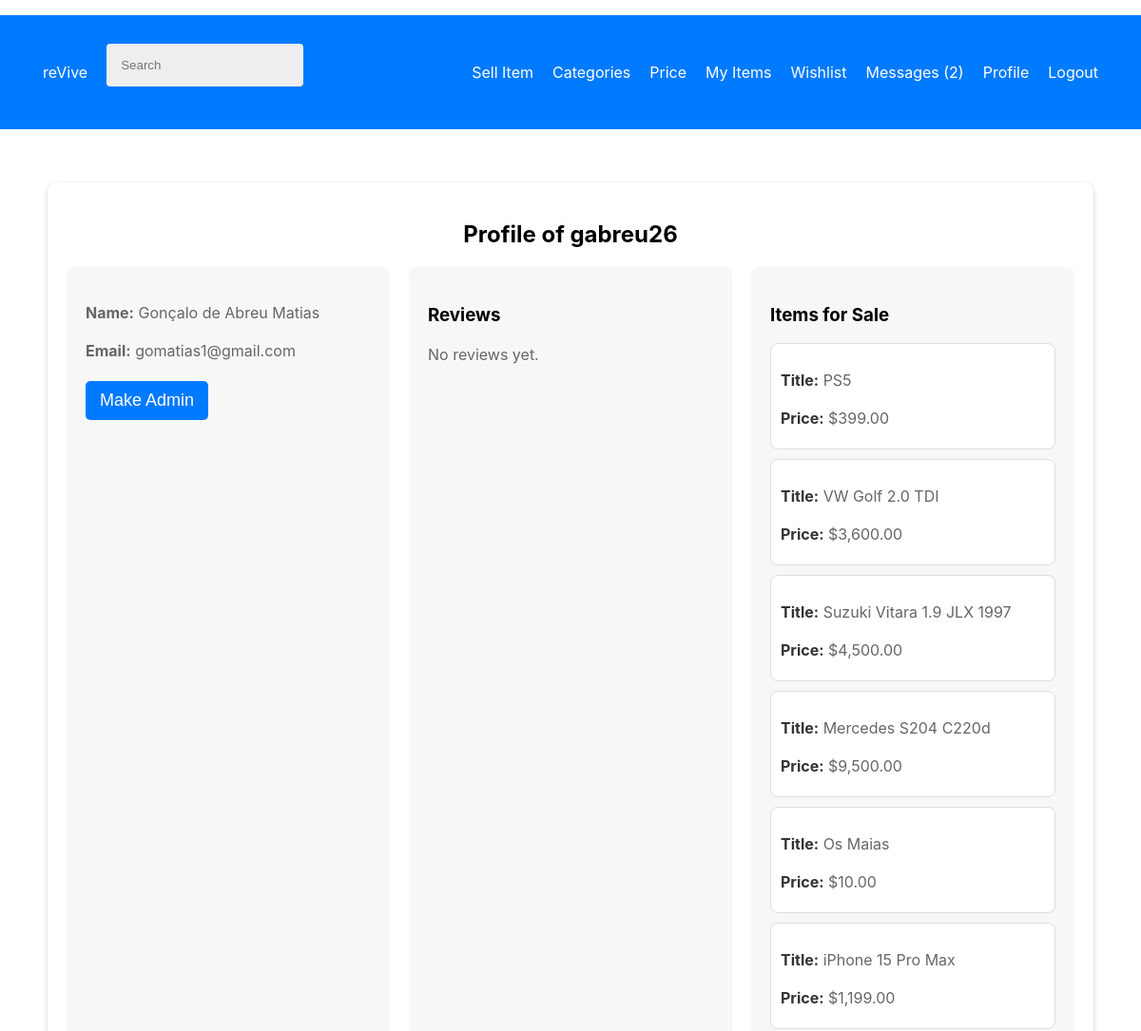
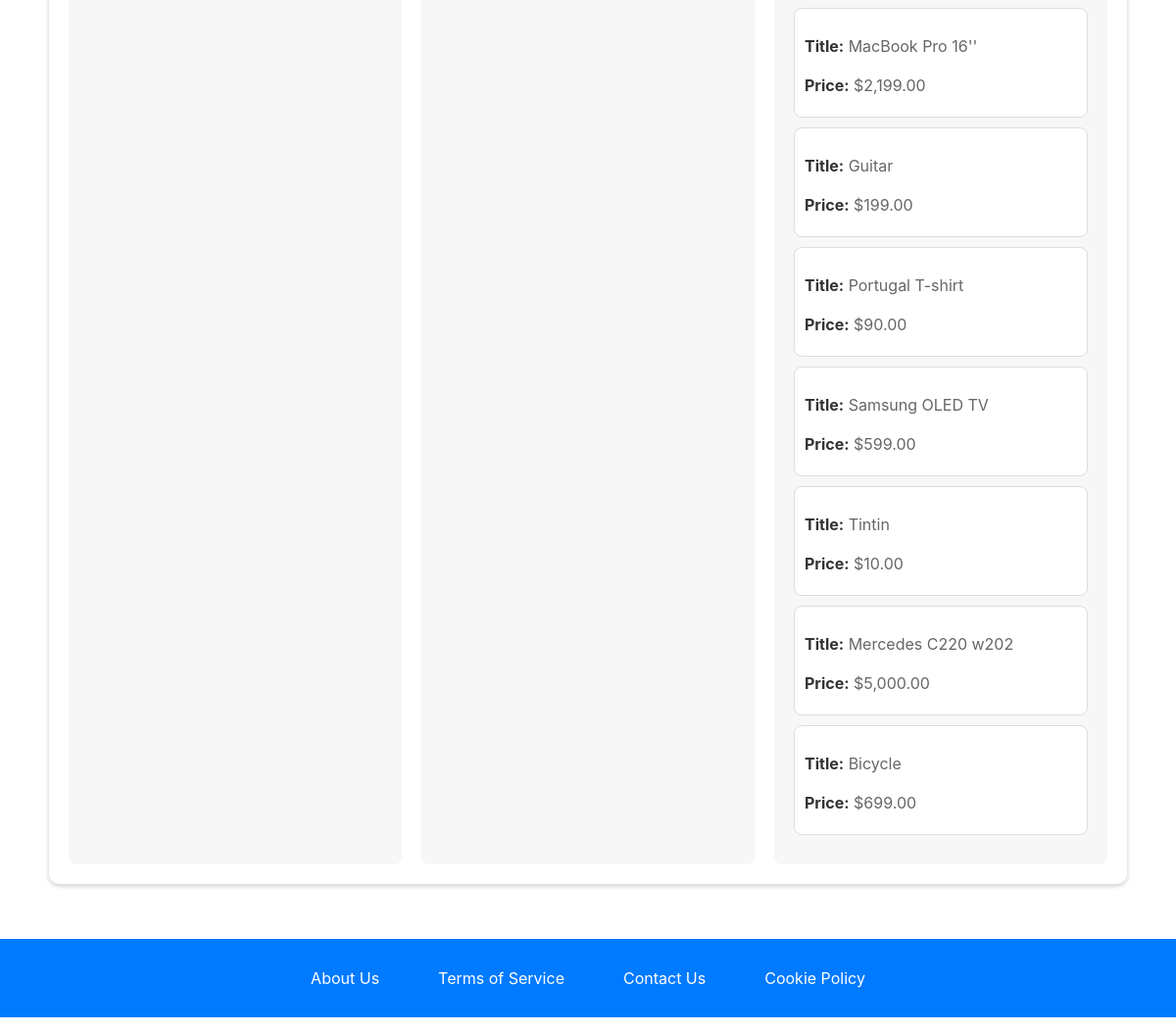
/pages/user_profile.php?user_id=3 (signed in), run on the app's committed database (2 pictures, top to bottom).
### tables this page shows
CREATE TABLE users (
    user_id INTEGER PRIMARY KEY AUTOINCREMENT,
    name TEXT NOT NULL,
    username TEXT NOT NULL UNIQUE,
    password TEXT NOT NULL,
    email TEXT NOT NULL UNIQUE,
    is_admin BOOLEAN NOT NULL DEFAULT 0
, street TEXT, door TEXT, city TEXT, state TEXT, postalCode TEXT);

CREATE TABLE items (
    item_id INTEGER PRIMARY KEY AUTOINCREMENT,
    user_id INTEGER NOT NULL,
    category_id INTEGER NOT NULL,
    title TEXT NOT NULL,
    description TEXT NOT NULL,
    city TEXT NOT NULL,
    price REAL NOT NULL,
    image_path TEXT, sold_date TEXT,
    FOREIGN KEY (user_id) REFERENCES users(user_id),
    FOREIGN KEY (category_id) REFERENCES categories(category_id)
);

### database/users.class.php (called while the page is built, shortened)
<?php
class Users {
    public function __construct(int $id, string $name, string $username, string $email, bool $is_admin, ?string $street = null, ?string $door = null, ?string $city = null, ?string $state = null, ?string $postalCode = null) {
        $this->name = $name;
        $this->username = $username;
        $this->email = $email;
        $this->is_admin = $is_admin;
    }
    public static function getUser(PDO $db, int $id): ?Users {
        $stmt = $db->prepare('SELECT user_id, name, username, email, is_admin, street, door, city, state, postalCode FROM users WHERE user_id = ?');
        $stmt->execute([$id]);
        $user = $stmt->fetch(PDO::FETCH_ASSOC);
        if ($user) {
            return new Users(
                $user['user_id'],
                $user['name'],
                $user['username'],
                $user['email'],
                (bool) $user['is_admin'],
                $user['street'],
                $user['door'],
                $user['city'],
                $user['state'],
                $user['postalCode']
            );
        } else {
            return null;
        }
    }
}
?>

### database/reviews.class.php (called while the page is built, shortened)
<?php
class Reviews {
    public static function getReviewsByUser(PDO $db, int $userId): array {
        $stmt = $db->prepare("
            SELECT items.title, reviews.rating, reviews.comment, reviews.review_date
            FROM reviews
            JOIN items ON reviews.item_id = items.item_id
            WHERE items.user_id = ?
        ");
        $stmt->execute([$userId]);
        return $stmt->fetchAll(PDO::FETCH_ASSOC);
    }
}

### database/items.class.php (called while the page is built, shortened)
<?php
class Item {
    public function __construct(array $data = []) {
        $this->title = $data['title'] ?? '';
        $this->price = isset($data['price']) ? (float)$data['price'] : 0.0;
    }
    public static function getItemsByUser(PDO $db, int $user_id): array {
        $stmt = $db->prepare('SELECT * FROM items WHERE user_id = ?');
        $stmt->execute([$user_id]);
        $items = [];
        while ($row = $stmt->fetch(PDO::FETCH_ASSOC)) {
            $items[] = new Item($row);
        }
        return $items;
    }
}
?>

### pages/user_profile.php (the view, shortened to what this page needs)
<?php
require_once(__DIR__ . '/../utils/session.php');
require_once(__DIR__ . '/../database/connection.db.php');
require_once(__DIR__ . '/../database/users.class.php');
require_once(__DIR__ . '/../database/reviews.class.php');
require_once(__DIR__ . '/../database/items.class.php');
require_once(__DIR__ . '/../templates/common.php');
$db = getDatabaseConnection();
$user_id = intval($_GET['user_id']);
$user = Users::getUser($db, $user_id);
$reviews = Reviews::getReviewsByUser($db, $user_id);
$soldItems = Item::getItemsByUser($db, $user_id);
$loggedUser_id = $_SESSION['user_id'];
$loggedUser = Users::getUser($db, $loggedUser_id);
?>
<link rel="stylesheet" type="text/css" href="../styles/user_profile.css">
<div class="profile-container">
    <div class="profile-header">
        <h2>Profile of <?php echo htmlspecialchars($user->username); ?></h2>
    </div>
    <div class="profile-content">
        <div class="profile-details">
            <p><strong>Name:</strong> <?php echo htmlspecialchars($user->name); ?></p>
            <p><strong>Email:</strong> <?php echo htmlspecialchars($user->email); ?></p>
            <?php if ($loggedUser->is_admin && !$user->is_admin && $user_id != $loggedUser_id): ?>
                <form action="../actions/action_make_admin.php" method="POST">
                    <button type="submit">Make Admin</button>
                </form>
            <?php endif; ?>
        </div>
        <div class="user-reviews">
            <h3>Reviews</h3>
            <?php if (count($reviews) > 0): ?>
                <ul>
                    <?php foreach ($reviews as $review): ?>
                        <li>
                            <p><strong>Rating:</strong> <?php echo htmlspecialchars($review['rating']); ?>/5</p>
                            <p><strong>Comment:</strong> <?php echo htmlspecialchars($review['comment']); ?></p>
                            <p><strong>Date:</strong> <?php echo htmlspecialchars($review['review_date']); ?></p>
                        </li>
                    <?php endforeach; ?>
                </ul>
            <?php else: ?>
                <p>No reviews yet.</p>
            <?php endif; ?>
        </div>
        <div class="sold-items">
            <h3>Items for Sale</h3>
            <?php if (count($soldItems) > 0): ?>
                <ul>
                    <?php foreach ($soldItems as $item): ?>
                        <li>
                            <p><strong>Title:</strong> <?php echo htmlspecialchars($item->title); ?></p>
                            <p><strong>Price:</strong> $<?php echo htmlspecialchars(number_format($item->price, 2)); ?></p>
                        </li>
                    <?php endforeach; ?>
                </ul>
            <?php else: ?>
                <p>No items sold yet.</p>
            <?php endif; ?>
        </div>
    </div>
</div>

### styles/register.css (style rules this page uses)
body, html { height: 100%; margin: 0; font-family: -apple-system, BlinkMacSystemFont, "Segoe UI", Roboto, "Helvetica Neue", Arial, sans-serif; }

### styles/mainPage.css (style rules this page uses)
html, body { height: 100%; margin: 0; padding: 0; display: flex; flex-direction: column; font-family: -apple-system, BlinkMacSystemFont, "Segoe UI", Roboto, "Helvetica Neue", Arial, sans-serif; }
body { min-height: 100vh; display: flex; flex-direction: column; }

### styles/login.css (style rules this page uses)
body, html { height: 100%; margin: 0; font-family: -apple-system, BlinkMacSystemFont, "Segoe UI", Roboto, "Helvetica Neue", Arial, sans-serif; }

### styles/common.css (style rules this page uses)
body, html { height: 100%; margin: 0; font-family: -apple-system, BlinkMacSystemFont, "Segoe UI", Roboto, "Helvetica Neue", Arial, sans-serif; }

### styles/user_profile.css (style rules this page uses)
.profile-container { max-width: 1200px; margin: 40px auto; padding: 20px; background: #fff; box-shadow: 0 2px 5px rgba(0,0,0,0.2); border-radius: 10px; }
.profile-header { text-align: center; margin-bottom: 20px; }
.profile-content { display: flex; justify-content: space-between; gap: 20px; flex-wrap: wrap; }
.profile-details, .user-reviews, .sold-items { background: #f7f7f7; padding: 20px; border-radius: 8px; flex: 1; min-width: 300px; max-width: 45%; }
.profile-details p, .user-reviews p, .sold-items p { font-size: 16px; color: #666; line-height: 1.5; margin-bottom: 10px; }
.profile-details form { margin-top: 20px; }
button { display: inline-block; background-color: #007aff; color: white; padding: 10px 15px; border: none; cursor: pointer; font-size: 18px; border-radius: 5px; transition: background-color 0.3s; }
.user-reviews ul, .sold-items ul { list-style: none; padding: 0; margin: 0; }
.user-reviews li, .sold-items li { margin-bottom: 10px; padding: 10px; background-color: #fff; border: 1px solid #ddd; border-radius: 8px; }
.user-reviews strong, .sold-items strong { color: #333; }

### data on the page
users: username "gabreu26", name "Gonçalo de Abreu Matias", email "gomatias1@gmail.com"
items: title "PS5", price "399.00"
items: title "VW Golf 2.0 TDI", price "3,600.00"
items: title "Suzuki Vitara 1.9 JLX 1997", price "4,500.00"
items: title "Mercedes S204 C220d", price "9,500.00"
items: title "Os Maias", price "10.00"
items: title "iPhone 15 Pro Max", price "1,199.00"
items: title "MacBook Pro 16''", price "2,199.00"
items: title "Guitar", price "199.00"
items: title "Portugal T-shirt", price "90.00"
items: title "Samsung OLED TV", price "599.00"
items: title "Tintin", price "10.00"
items: title "Mercedes C220 w202", price "5,000.00"
items: title "Bicycle", price "699.00"

### other printed values
$unreadCount "2"
